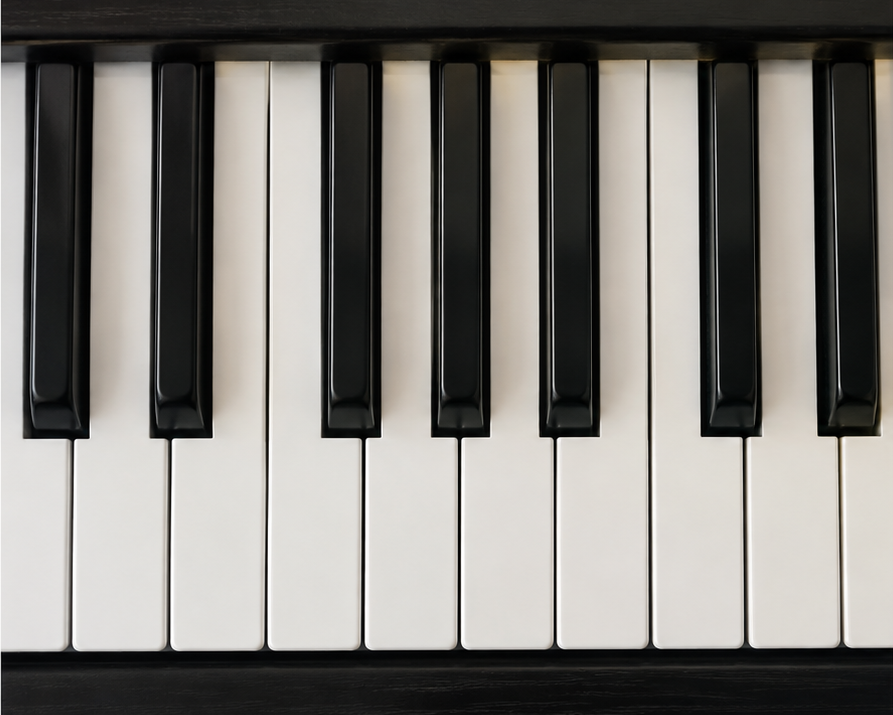
#> input picture memory/originals/supplied_piano_1.png, 893 x 715 px
$ python make_piano_images.py out
#> lines starting #> are read from the running program, lines starting #| are printed output that depends on the picture
### tools/video/image_conversion_script.py
#!/usr/bin/env python3
"""Any picture -> 320x240 8-bit grey .mif + .hex + .png, ready for image_rom.sv.
(Mini-Project 2's tools/image_to_mif.py with the writers it imported from make_barcode.py in the same
file, so this one script is everything the pictures need.)

    python3 tools/video/image_conversion_script.py tutor_photo.jpg memory/piano2

Resizes to fit 320x240 (letterboxed with grey borders) and converts to greyscale. For the demo, run this on
the tutor's photograph and recompile: piano2.mif is the ROM behind SW4..3 = 2.

    .mif  Quartus initialises the image ROM from it (runs of equal pixels are written as address ranges,
          so the file stays small) -- make_barcode.py's writer, unchanged
    .hex  the same pixels for $readmemh in simulation
    .png  to look at

Other scripts import convert() and write_all() from here (make_piano_images.py).
"""
import sys

import numpy as np

W, H = 320, 240


def write_mif(path, img):
    flat = np.asarray(img, dtype=np.uint8).flatten()
    lines = ["WIDTH=8;", f"DEPTH={flat.size};", "ADDRESS_RADIX=UNS;", "DATA_RADIX=HEX;", "CONTENT BEGIN"]
    i = 0
    while i < flat.size:
        j = i
        while j + 1 < flat.size and flat[j + 1] == flat[i]:
            j += 1
        lines.append(f"  [{i}..{j}] : {flat[i]:02X};" if j > i else f"  {i} : {flat[i]:02X};")
        i = j + 1
    lines.append("END;")
    open(path, "w").write("\n".join(lines) + "\n")


def write_hex(path, img):
    flat = np.asarray(img, dtype=np.uint8).flatten()
    open(path, "w").write("\n".join(f"{v:02X}" for v in flat) + "\n")


def write_png(path, img):
    try:
        from PIL import Image
        Image.fromarray(np.asarray(img, dtype=np.uint8), "L").save(path)
    except ImportError:
        pass


def write_all(stem, img):
    """stem.mif, stem.hex and stem.png from a W x H array (rounded and clipped to 0..255)."""
    img = np.clip(np.round(img), 0, 255).astype(np.uint8)
    write_mif(stem + ".mif", img)
    write_hex(stem + ".hex", img)
    write_png(stem + ".png", img)
    return img


def convert(src):
    """A picture file -> W x H uint8 array: greyscale, fitted inside W x H, grey (128) letterbox."""
    from PIL import Image
    im = Image.open(src).convert("L")
    im.thumbnail((W, H))
    canvas = Image.new("L", (W, H), 128)
    canvas.paste(im, ((W - im.width) // 2, (H - im.height) // 2))
    return np.asarray(canvas, dtype=np.uint8), (im.width, im.height)


# [7 lines that do not run on import are left out]

### tools/video/video_model.py
#!/usr/bin/env python3
"""The Assignment 2 video pipeline, step by step, on synthetic piano pictures (320x240 8-bit grey, as the
board stores them). Every function is the float twin of a hardware block in the barcode mini-project or a
step of the spec:

  conv3 / sobel_mag       conv3x3.sv with the Sobel (and smoothing) tables
  profile                 col_profile.sv (rows Y0..Y1 only)
  pick_fixed              the simplest picker: every column above a fixed threshold
  pick_spaced             normalised profile, local maxima, min_gap merge (peak_pick.sv)
  adaptive_threshold      a threshold that follows the picture: k x the local mean
  template_fit            keep only the boundaries that sit on the key lattice

Reuse: from video_model import *        (the notebook imports these)
"""
import numpy as np

W, H = 320, 240
rng = np.random.default_rng(37)

# ------------------------------------------------------------------ synthetic pianos
# [19 lines left out: function piano, not called in this run]

def photo_like(img, gradient=0.5, noise=6, shadow=None):
    """Lighting gradient across the width, sensor noise, optional dark diagonal band (a cable/shadow)."""
    x = np.linspace(1 - gradient, 1, W)[None, :]
    out = img * x + rng.normal(0, noise, img.shape)
    if shadow is not None:
        xs, wd = shadow
        for y in range(H):
            cx = xs + int(0.02 * y)                      # a nearly vertical shadow: a cable, a stand
            out[y, max(0, cx - wd):cx + wd] *= 0.5
    return np.clip(out, 0, 255)


# ------------------------------------------------------------------ the processing steps
SOBEL_X = np.array([[-1, 0, 1], [-2, 0, 2], [-1, 0, 1]], dtype=float)
SOBEL_Y = SOBEL_X.T
GAUSS = np.array([[1, 2, 1], [2, 4, 2], [1, 2, 1]], dtype=float) / 16

def grad1d(img):
    """The 1-D difference |p[x] - p[x-1]| along each row (hdiff.sv). No vertical averaging."""
    g = np.zeros_like(img); g[:, 1:] = np.abs(img[:, 1:] - img[:, :-1]); return g

# [37 lines left out: functions pick_runs, pick_nms_hyst, conv3, sobel_mag, not called in this run]

def profile(gx, y0=0, y1=H):
    return gx[y0:y1].sum(axis=0)

# [38 lines left out: functions pick_fixed, pick_spaced, adaptive_threshold, template_fit, not called in this run]

Y0, Y1 = 40 + int(170 * 0.6) + 6, 205     # rows below the black keys: white keys only
# [32 lines left out: functions run, report, demo_images, not called in this run]

### tools/video/make_piano_images.py
#!/usr/bin/env python3
"""Make the three pictures the video subsystem reads (SW4..3 = 0, 1, 2), from the two piano pictures
supplied on the assignment page, with the course's converter (Mini-Project 2's image_to_mif.py, here
tools/video/image_conversion_script.py -- the tutor's answer on Ed: "save those images and convert them
with the script in the barcode mini project's tools folder").

    python3 tools/video/make_piano_images.py            (from the repository root)

writes memory/piano{0,1,2}.{mif,hex,png,txt}:
    piano0   supplied picture 1 (memory/originals/supplied_piano_1.png), letterboxed to 300x240
    piano1   supplied picture 2 (memory/originals/supplied_piano_2.png), letterboxed to 320x160
    piano2   the photo-like test picture: piano0 with the notebook's photo_like() -- a strong lighting
             gradient (left side at 20 %), sensor noise and a dark shadow band across one key.
             A stand-in for the tutor's photograph until it is available: then run
             python3 tools/video/image_conversion_script.py tutor_photo.jpg memory/piano2

The .txt holds the TRUE key boundaries the tests check the hardware against. They were measured on the
converted pictures independently of the key finder: the mean grey level of each column over rows
150..176 (white keys only) is ~220-240 on a key and drops to 20..110 in the one or two dark columns
between two keys -- the boundary is the darkest column -- and the keyboard's outer edges are where the
grey border / dark frame meets the first and last white key.
"""
import os
import sys

import numpy as np

sys.path.insert(0, os.path.dirname(os.path.abspath(__file__)))
import video_model                                       # noqa: E402
from image_conversion_script import convert, write_all   # noqa: E402

TRUTH = {
    0: ("supplied picture 1 (memory/originals/supplied_piano_1.png)",
        [10, 34, 66, 99, 132, 164, 196, 228, 260, 292, 310]),
    1: ("supplied picture 2 (memory/originals/supplied_piano_2.png)",
        [19, 60, 98, 136, 172, 210, 249, 300]),
}


def main():
    out_dir = sys.argv[1] if len(sys.argv) > 1 else "memory"
    orig = os.path.join(os.path.dirname(os.path.abspath(__file__)), "..", "..", "memory", "originals")
    os.makedirs(out_dir, exist_ok=True)
    pics = [convert(os.path.join(orig, f"supplied_piano_{n}.png"))[0] for n in (1, 2)]
#> in convert, `im.thumbnail((W, H))`:
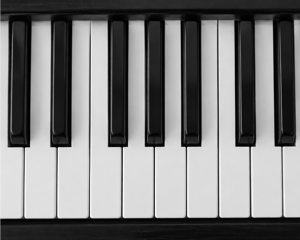
#> im: PIL image 300x240 L; min 0, max 254, mean 126.9
#> in convert, `canvas = Image.new("L", (W, H), 128)`: canvas: PIL image 320x240 L; every value is 128
#> in convert, `canvas.paste(im, ((W - im.width) // 2, (H - im.height) // 2))`:
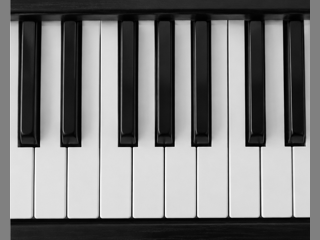
#> canvas: PIL image 320x240 L; min 0, max 254, mean 127
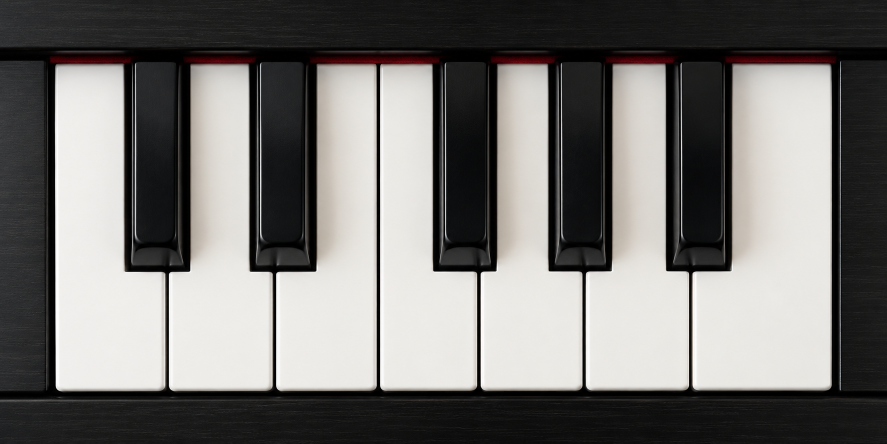
#> input picture memory/originals/supplied_piano_2.png, 1774 x 887 px (shown at 1/2 size)
#> in convert (call 2), `im.thumbnail((W, H))`:
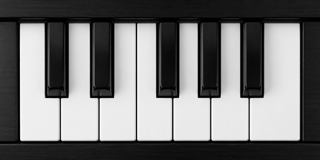
#> im: PIL image 320x160 L; min 0, max 255, mean 117
#> in convert (call 2), `canvas.paste(im, ((W - im.width) // 2, (H - im.height) // 2))`:
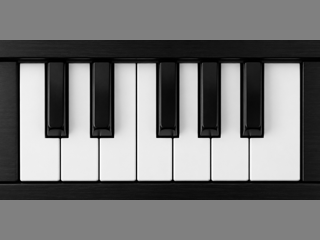
#> canvas: PIL image 320x240 L; min 0, max 255, mean 120.7
    video_model.rng = np.random.default_rng(37)          # the notebook's seed: same picture every run
    # the shadow sits across the middle of the key 66..99 (a cable / a stand over one key)
    pics.append(video_model.photo_like(pics[0].astype(float), gradient=0.8, noise=7, shadow=(79, 4)))
#> after the loop in photo_like, `for y in range(H):`:
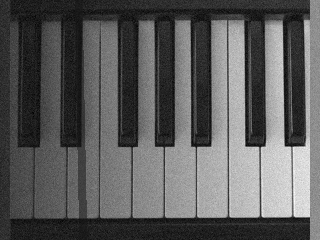
#> out: shape (240, 320) float64; min -23.07, max 246.4, mean 75; drawn with min black and max white
#> in photo_like, `return np.clip(out, 0, 255)`:
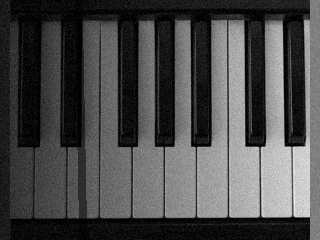
#> returned value: shape (240, 320) float64; min 0, max 246.4, mean 75.1
    truth = dict(TRUTH)
    truth[2] = ("photo-like: picture 0 + lighting gradient, noise, shadow at x ~ 78..86", TRUTH[0][1])
    for n, img in enumerate(pics):
        what, edges = truth[n]
        stem = os.path.join(out_dir, f"piano{n}")
        write_all(stem, img)
        open(stem + ".txt", "w").write(f"what={what}\nedges={' '.join(map(str, edges))}\n")
        print(f"wrote {stem}.mif/.hex/.png/.txt  ({what}; {len(edges)} boundaries)")
#> this loop made 3 passes
#> edges on passes 1 to 3: [10, 34, 66, 99, 132, 164, 196, 228, 260, 292, 310], [19, 60, 98, 136, 172, 210, 249, 300], [10, 34, 66, 99, 132, 164, 196, 228, 260, 292, 310]
#| wrote out/piano0.mif/.hex/.png/.txt  (supplied picture 1 (memory/originals/supplied_piano_1.png); 11 boundaries)
#| wrote out/piano1.mif/.hex/.png/.txt  (supplied picture 2 (memory/originals/supplied_piano_2.png); 8 boundaries)
#| wrote out/piano2.mif/.hex/.png/.txt  (photo-like: picture 0 + lighting gradient, noise, shadow at x ~ 78..86; 11 boundaries)


if __name__ == "__main__":
    main()
